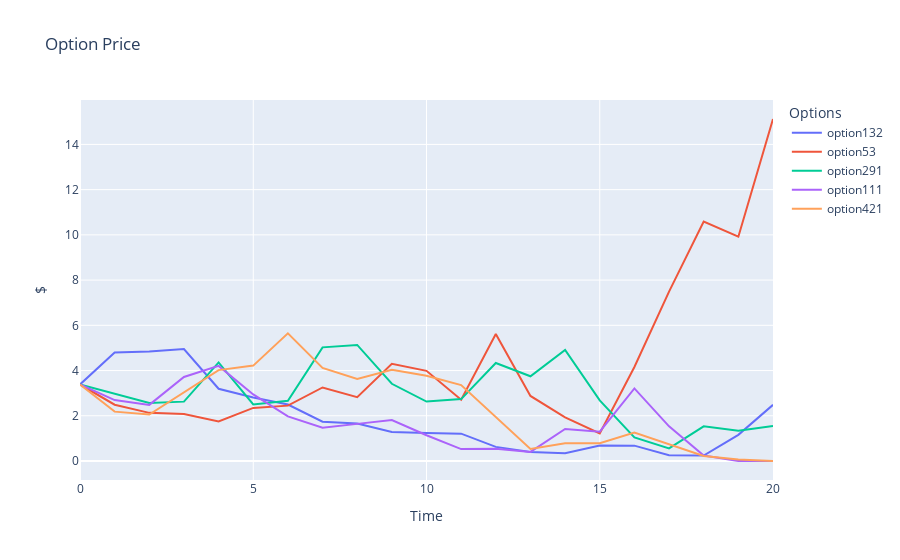

Notebook code for this chart:
### Code cell
fig = go.Figure()

# Add traces for each column
for column in option_prices.columns[values]:
    fig.add_trace(go.Scatter(x=option_prices.index, y=option_prices[column], mode='lines', name=f"option{column}"))

# Update layout
fig.update_layout(
    title='Option Price',
    xaxis_title='Time',
    yaxis_title='$',
    template='plotly',
    legend=dict(title='Options'),
)

# Show the plot
fig.show()

### Figure 1 — Plotly figure (JSON) as saved in the notebook; plotly's stock layout.template omitted (floating-point values rounded to 4 significant figures)
{"data": [{"mode": "lines", "name": "option132", "type": "scatter", "x": [0, 1, 2, 3, 4, 5, 6, 7, 8, 9, 10, 11, 12, 13, 14, 15, 16, 17, 18, 19, 20], "y": [3.384, 4.801, 4.847, 4.95, 3.194, 2.806, 2.495, 1.737, 1.66, 1.283, 1.236, 1.209, 0.6242, 0.4013, 0.3414, 0.6853, 0.6785, 0.2597, 0.2391, 1.157, 2.484]}, {"mode": "lines", "name": "option53", "type": "scatter", "x": [0, 1, 2, 3, 4, 5, 6, 7, 8, 9, 10, 11, 12, 13, 14, 15, 16, 17, 18, 19, 20], "y": [3.384, 2.489, 2.129, 2.076, 1.751, 2.348, 2.448, 3.253, 2.826, 4.302, 3.988, 2.71, 5.616, 2.877, 1.928, 1.223, 4.156, 7.49, 10.59, 9.92, 15.12]}, {"mode": "lines", "name": "option291", "type": "scatter", "x": [0, 1, 2, 3, 4, 5, 6, 7, 8, 9, 10, 11, 12, 13, 14, 15, 16, 17, 18, 19, 20], "y": [3.384, 2.976, 2.567, 2.625, 4.357, 2.502, 2.665, 5.025, 5.133, 3.415, 2.628, 2.737, 4.334, 3.747, 4.913, 2.681, 1.043, 0.558, 1.531, 1.342, 1.548]}, {"mode": "lines", "name": "option111", "type": "scatter", "x": [0, 1, 2, 3, 4, 5, 6, 7, 8, 9, 10, 11, 12, 13, 14, 15, 16, 17, 18, 19, 20], "y": [3.384, 2.694, 2.482, 3.716, 4.207, 2.945, 1.973, 1.468, 1.641, 1.81, 1.139, 0.5275, 0.544, 0.4023, 1.415, 1.296, 3.209, 1.533, 0.243, 0.004327, 0]}, {"mode": "lines", "name": "option421", "type": "scatter", "x": [0, 1, 2, 3, 4, 5, 6, 7, 8, 9, 10, 11, 12, 13, 14, 15, 16, 17, 18, 19, 20], "y": [3.384, 2.183, 2.053, 3.033, 4.02, 4.218, 5.643, 4.118, 3.63, 4.032, 3.769, 3.356, 1.948, 0.5306, 0.7855, 0.7883, 1.262, 0.7457, 0.2236, 0.07081, 0]}], "layout": {"legend": {"title": {"text": "Options"}}, "title": {"text": "Option Price"}, "xaxis": {"title": {"text": "Time"}}, "yaxis": {"title": {"text": "$"}}}}
